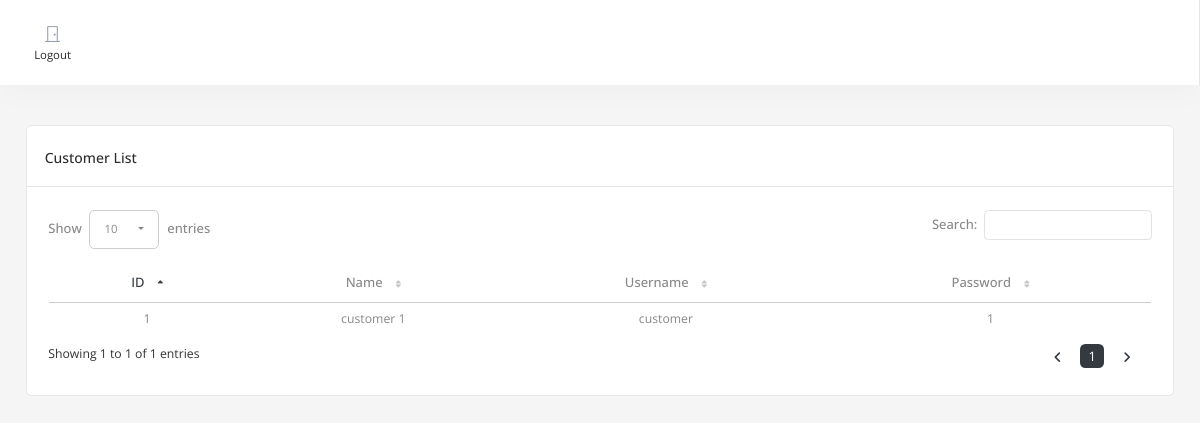
/customer.php, run on the app's committed database.
### tables this page shows
CREATE TABLE `tbl_customer` (
  `tbl_customer_id` int(11) NOT NULL,
  `customer_name` text NOT NULL,
  `tbl_account_id` int(11) NOT NULL
);

CREATE TABLE `tbl_account` (
  `tbl_account_id` int(11) NOT NULL,
  `username` text NOT NULL,
  `password` text NOT NULL,
  `account_type` text NOT NULL
);

### class/method.php (called while the page is built, shortened)
<?php
class method
{
    function __construct()
    {
        $servername = "localhost";
        $username = "root";
        $password = "";
        $database = "db_agrikulture";
        try {
            $conn = new PDO(
                "mysql:host=$servername;dbname=$database",
                $username,
                $password
            );
            $conn->setAttribute(PDO::ATTR_ERRMODE, PDO::ERRMODE_EXCEPTION);
            $this->conn = $conn;
        } catch (PDOException $e) {
            echo "Connection failed: " . $e->getMessage();
            die;
        }
    }
    function selectRaw()
    {
        $sql = $this->sql;
        $stmt = $this->conn->prepare($sql);
        $stmt->execute();
        return $stmt->fetchAll(PDO::FETCH_ASSOC);
    }
}
$m = new method();

### customer.php (the view, shortened to what this page needs)
<?php
include "layout/header.php";
?>
<div class='container-fluid'>
    <div class='row mt-3'>
        <div class="col-lg-12 mb-3">
            <div class="row">
                <div class="col-lg-12">
                    <div class="card dz-card">
                        <div class="card-header flex-wrap">
                            <div>
                                <h4 class="card-title">customer List</h4>
                            </div>
                        </div>
                        <div class="tab-content">
                            <div class="tab-pane fade show active p-4">
                                <?php
                                $sql = "SELECT * FROM tbl_customer LEFT JOIN tbl_account ON tbl_account.tbl_account_id=tbl_customer.tbl_account_id";
                                $m->sql = $sql;
                                $record = $m->selectRaw();
                                ?>
                                <div class="table-responsive">
                                    <table id="datatable-customer" class="dt-table display table" style="width: calc(100% - 2px)">
                                        <thead>
                                            <tr class='text-center'>
                                                <td class='text-center'>
                                                    <label class='mb-0'>ID</label>
                                                </td>
                                                <td class='text-center'>
                                                    <label class='mb-0'>Name</label>
                                                </td>
                                                <td class='text-center'>
                                                    <label class='mb-0'>Username</label>
                                                </td>
                                                <td class='text-center'>
                                                    <label class='mb-0'>Password</label>
                                                </td>
                                            </tr>
                                        </thead>
                                        <tbody>
                                            <?php
                                            foreach ($record as $k => $r) {
                                                extract($r);
                                            ?>
                                                <tr>
                                                    <td class="text-center">
                                                        <?= $tbl_customer_id; ?>
                                                    </td>
                                                    <td class="text-center">
                                                        <?= $customer_name; ?>
                                                    </td>
                                                    <td class="text-center">
                                                        <?= $username; ?>
                                                    </td>
                                                    <td class="text-center">
                                                        <?= $password; ?>
                                                    </td>
                                                </tr>
                                            <?php
                                            }
                                            ?>
                                        </tbody>
                                    </table>
                                </div>
                            </div>
                        </div>
                    </div>
                </div>
            </div>
        </div>
    </div>
</div>
<?php
include "layout/footer.php";
?>

### layout/header.php (style rules this page uses)
.dt-table tbody tr td.sorting_1 span, .dt-table thead tr td.sorting_asc label, .dt-table thead tr td.sorting_desc label, table.dataTable thead td.sorting_asc:after, table.dataTable thead td.sorting_desc:after { color: var(--primary) !important; }

### data on the page
tbl_customer: tbl_customer_id "1", customer_name "customer 1", tbl_account.username "customer", tbl_account.password "1"
